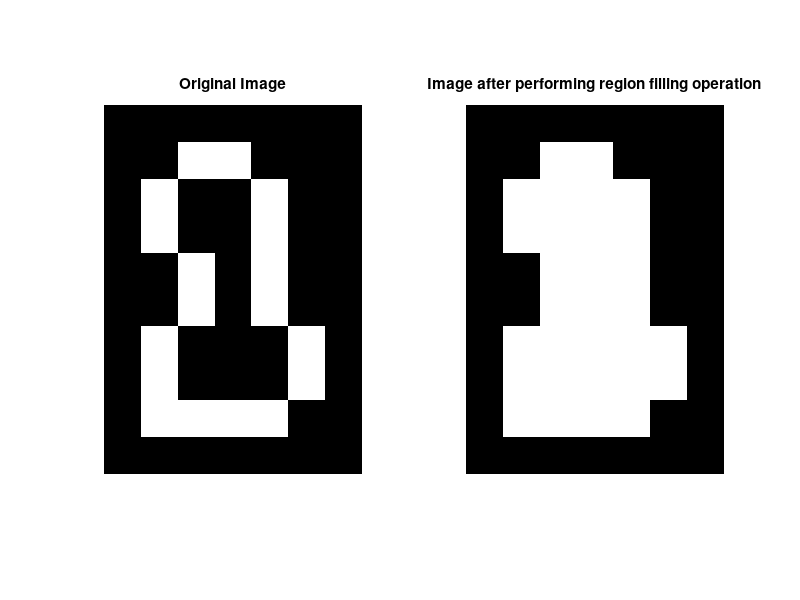

Source code (MATLAB):
clc
clear all
close all
warning off

a=[ 0 0 0 0 0 0 0
    0 0 1 1 0 0 0
    0 1 0 0 1 0 0
    0 1 0 0 1 0 0
    0 0 1 0 1 0 0
    0 0 1 0 1 0 0
    0 1 0 0 0 1 0
    0 1 0 0 0 1 0
    0 1 1 1 1 0 0
    0 0 0 0 0 0 0];
imshow(a);
%%
%Defining the structuring element
b=[0 1 0;1 1 1;0 1 0];
%%
%Take the complement of the original Image
acmp=~(a);
%%
%Deside the strat point of hole and make that 1
x=[0 0 0 0 0 0 0
    0 0 0 0 0 0 0
    0 0 1 0 0 0 0
    0 0 0 0 0 0 0
    0 0 0 0 0 0 0
    0 0 0 0 0 0 0
    0 0 0 0 0 0 0
    0 0 0 0 0 0 0
    0 0 0 0 0 0 0
    0 0 0 0 0 0 0];
%%
y=(imdilate(x,b) & acmp);
%%
while(~isequal(x,y))
   x=y;
   y=(imdilate(x,b) & acmp);
   
end
y=y | a;
subplot(1,2,1)
imshow(a);
title('Original Image');
subplot(1,2,2)
imshow(y);
title('Image after performing region filling operation');
